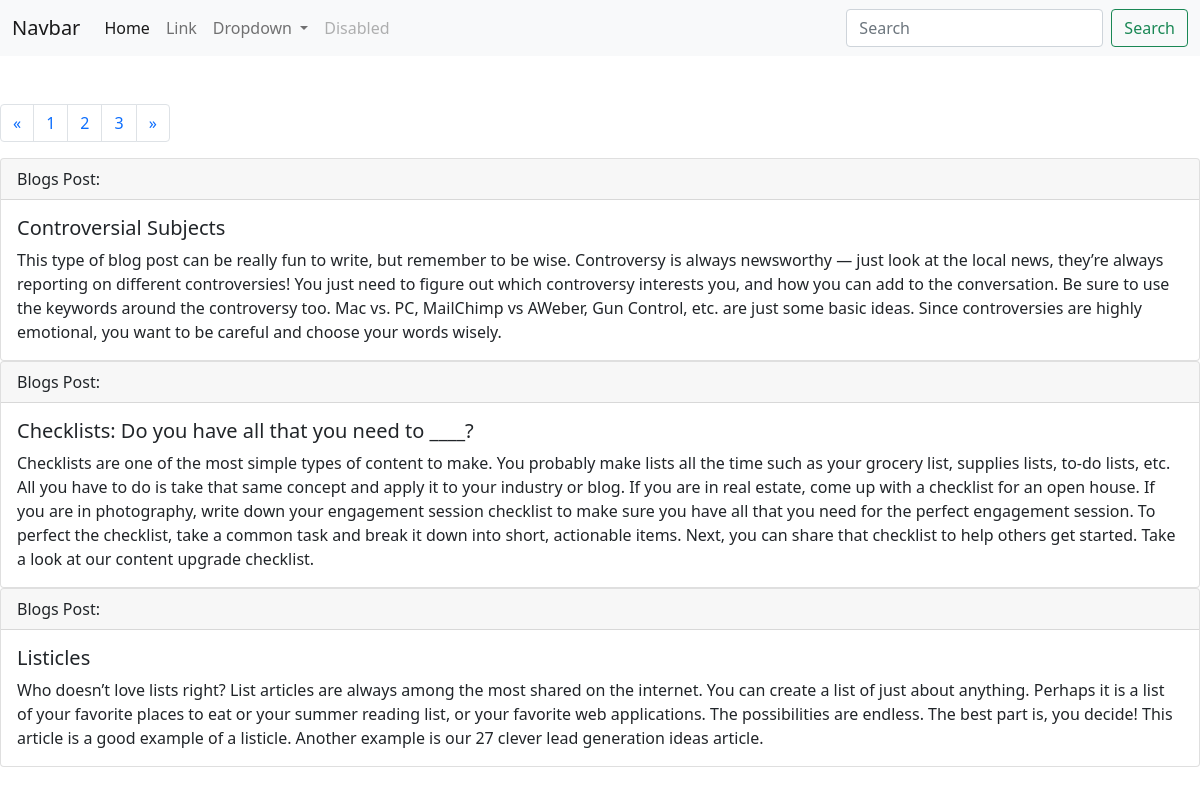
Screenshot of /?page=2 with the database file from the repository.
### blog/models.py (models this page shows)
class post(models.Model):
    title =models.CharField(max_length=200)
    dec =models.TextField()

### blog/views.py (the view)
# urls.py: path('',listed_post,name ="home"),
def listed_post(request):
    all_post =post.objects.all().order_by('id')
    paginator =Paginator(all_post,3)
    no_of_pages = paginator.num_pages
    no_of_pages = [nu for nu in range(1,no_of_pages+1)]
    page_number =request.GET.get('page')
    page_obj =paginator.get_page(page_number)
    return render(request,"blo/home.html",{'all_post':page_obj,'no_of_pages':no_of_pages})

### blog/templates/blo/home.html (shortened to what this page needs)
<!doctype html>
<html lang="en">
<head>
    <link href="https://cdn.jsdelivr.net/npm/bootstrap@5.0.2/dist/css/bootstrap.min.css" rel="stylesheet">
</head>
<body>
    <nav class="navbar navbar-expand-lg navbar-light bg-light">
        <div class="container-fluid">
            <a class="navbar-brand" href="#">Navbar</a>
            <div class="collapse navbar-collapse" id="navbarSupportedContent">
                <ul class="navbar-nav me-auto mb-2 mb-lg-0">
                    <li class="nav-item">
                        <a class="nav-link active" aria-current="page" href="#">Home</a>
                    </li>
                    <li class="nav-item">
                        <a class="nav-link" href="#">Link</a>
                    </li>
                    <li class="nav-item dropdown">
                        <a class="nav-link dropdown-toggle" href="#" id="navbarDropdown" role="button" data-bs-toggle="dropdown" aria-expanded="false">
                  Dropdown
                </a>
                    </li>
                    <li class="nav-item">
                        <a class="nav-link disabled" href="#" tabindex="-1" aria-disabled="true">Disabled</a>
                    </li>
                </ul>
                <form class="d-flex">
                    <input class="form-control me-2" type="search" placeholder="Search" aria-label="Search">
                    <button class="btn btn-outline-success" type="submit">Search</button>
                </form>
            </div>
        </div>
    </nav><br><br>
    <nav aria-label="Page navigation example">
        <ul class="pagination">
            {% if all_post.has_previous %}
            <li class="page-item">
                <a class="page-link" href="?page={{all_post.previous_page_number}}" aria-label="Previous">
                    <span aria-hidden="true">&laquo;</span>
                </a>
            </li>
            {% endif %} {% for num in all_post.paginator.page_range|slice:":3" %}
            <li class="page-item"><a class="page-link" href="?page={{num}}">{{num}}</a></li>
            {% endfor %} {% if all_post.has_next %}
            <li class="page-item">
                <a class="page-link" href="?page={{all_post.next_page_number}}" aria-label="Next">
                    <span aria-hidden="true">&raquo;</span>
                </a>
            </li>
            {% endif %}
        </ul>
    </nav>
    {% for blog in all_post %}
    <div class="card">
        <div class="card-header">
            Blogs Post:
        </div>
        <div class="card-body">
            <h5 class="card-title">{{ blog.title }}</h5>
            <p class="card-text">{{ blog.dec }}</p>
        </div>
    </div>
    {% endfor %}
</body>
</html>

### rows the page displays
post: title "Controversial Subjects", dec "This type of blog post can be really fun to write, but remember to be wise. Controversy is always newsworthy — just look at the local news, they’re always reporting on different controversies! You just need to figure out which controversy interests you, and how you can add to the conversation. Be sure to use the keywords around the controversy too. Mac vs. PC, MailChimp vs AWeber, Gun Control, etc. are just some basic ideas. Since controversies are highly emotional, you want to be careful and choose your words wisely."
post: title "Checklists: Do you have all that you need to ____?", dec "Checklists are one of the most simple types of content to make. You probably make lists all the time such as your grocery list, supplies lists, to-do lists, etc. All you have to do is take that same concept and apply it to your industry or blog. If you are in real estate, come up with a checklist for an open house. If you are in photography, write down your engagement session checklist to make sure you have all that you need for the perfect engagement session. To perfect the checklist, take a common task and break it down into short, actionable items. Next, you can share that checklist to help others get started. Take a look at our content upgrade checklist."
post: title "Listicles", dec "Who doesn’t love lists right? List articles are always among the most shared on the internet. You can create a list of just about anything. Perhaps it is a list of your favorite places to eat or your summer reading list, or your favorite web applications. The possibilities are endless. The best part is, you decide! This article is a good example of a listicle. Another example is our 27 clever lead generation ideas article."

### other values shown
{{ num }} "1" "2" "3"
